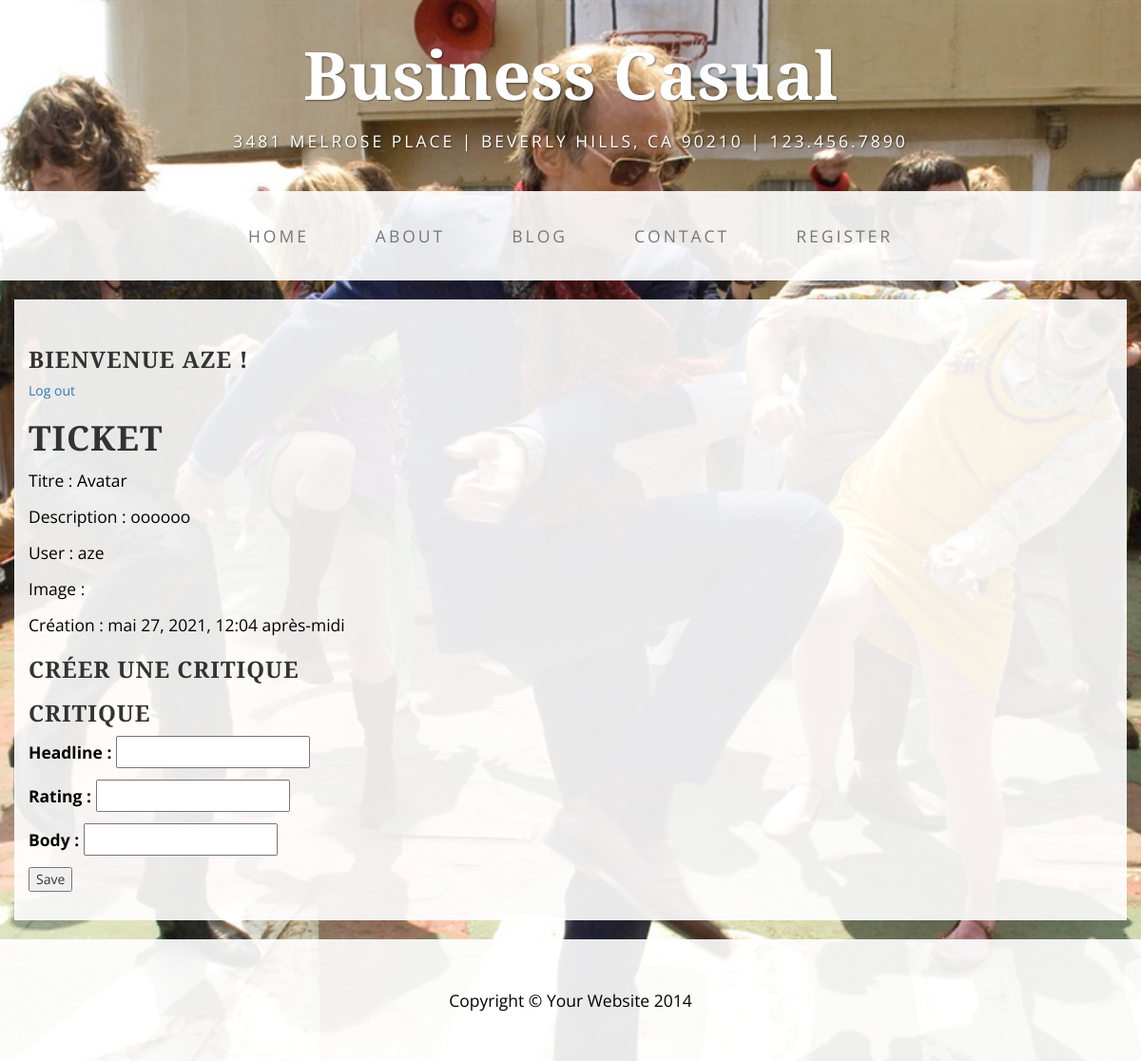
The app's page /flux/review/6 (signed in) with its own data.
### ticket/models.py (models this page shows)
class Ticket(models.Model):
    title = models.CharField(max_length=128)
    description = models.TextField(max_length=2048, blank=True)
    user = models.ForeignKey(to=settings.AUTH_USER_MODEL, on_delete=models.CASCADE)
    image = models.ImageField(null=True, blank=True)
    time_created = models.DateTimeField(auto_now_add=True)

### critics/views.py (the view, shortened to what this page needs)
# urls.py: url(r"^review/(?P<ticket>[0-9]+)$", views.reply_review, name="review"),
@login_required
def reply_review(request, ticket):
    form_review = FormCreateReview()
    ticket_content = Ticket.objects.get(pk=ticket)
    if request.method == "GET":
        if "action" in request.GET:
            action = request.GET.get("action")
            if action == "logout":
                if request.user.is_authenticated:
                    logout(request)
                    return redirect(reverse_lazy("flux"))
    return render(
        request,
        "critics/reply_review.html",
        {"ticket_content": ticket_content, "form_review": form_review},
    )

### critics/forms.py
class FormCreateReview(forms.ModelForm):
    class Meta:
        model = Review
        fields = ["headline", "rating", "body"]

### critics/templates/critics/reply_review.html
{% extends 'base/base.html' %}
{% block content %}
<h3>Bienvenue {{user}} !</h3>
<a href="?action=logout">Log out</a>
{% include 'critics/ticket.html' with ticket=ticket_content %}
<h3>Créer une critique</h3>
<form method="post">{% csrf_token %}
    <h3>Critique</h3>
    {{ form_review.as_p }}
    <input type="submit" value="Save">
</form>
{% endblock %}

### critics/templates/critics/ticket.html
<h1>Ticket</h1>
<p>Titre : {{ticket.title}}</p>
<p>Description : {{ticket.description}}</p>
<p>User : {{ticket.user}}</p>
<p>Image : {{ticket.image}}</p>
<p>Création : {{ticket.time_created}}</p>

### account/static/account/css/business-casual.css (style rules this page uses)
body { font-family: "Open Sans","Helvetica Neue",Helvetica,Arial,sans-serif; background: url('../img/theboatthatrocked.jpg') no-repeat center center fixed; -webkit-background-size: cover; -moz-background-size: cover; background-size: cover; -o-background-size: cover; }
h1, h2, h3, h4, h5, h6 { text-transform: uppercase; font-family: "Josefin Slab","Helvetica Neue",Helvetica,Arial,sans-serif; font-weight: 700; letter-spacing: 1px; }
p { font-size: 1.25em; line-height: 1.6; color: #000; }

### records on screen
Ticket: title "Avatar", description "oooooo", user "aze", time_created "mai 27, 2021, 12:04 après-midi"

### other values on screen
{{ user }} "AZE"
